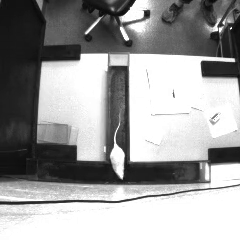
#> input picture frame 100 of Capstone-App/DLC Trained Model/videos/P20221101_Video.mp4, 240 x 240 px
$ python cv2_app.py
#> lines starting #> are read from the running program, lines starting #| are printed output that depends on the picture; after the words box and inside, x2 and y2 are one past the last pixel; in counts of white or black regions, pixels touching at a corner belong together
import cv2


video_path = r'C:\Users\mbazi\Downloads\P20221101_Video.mp4'   # Replace with your video file path


# Initialize video capture
cap = cv2.VideoCapture(video_path)

# Background subtractor
fgbg = cv2.createBackgroundSubtractorMOG2()

trajectory = []  # To track the rodent's path

while cap.isOpened():
    ret, frame = cap.read()
#> frame is the input picture: shape (240, 240, 3); min 8, max 255, mean 157.2
    if not ret:
        break

    # Pre-process the frame
    gray = cv2.cvtColor(frame, cv2.COLOR_BGR2GRAY)
    blurred = cv2.GaussianBlur(gray, (5, 5), 0)
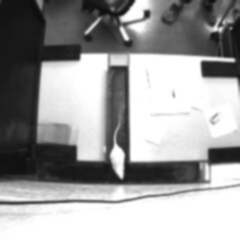
#> blurred: shape (240, 240); min 12, max 255, mean 157.2
    fgmask = fgbg.apply(blurred)
#> fgmask: shape (240, 240); every value is 127

    # Noise removal
    kernel = cv2.getStructuringElement(cv2.MORPH_ELLIPSE, (5, 5))
    fgmask = cv2.morphologyEx(fgmask, cv2.MORPH_OPEN, kernel)

    # Find contours
    contours, _ = cv2.findContours(fgmask, cv2.RETR_EXTERNAL, cv2.CHAIN_APPROX_SIMPLE)
#> contours = [[[0, 0], [0, 239], [239, 239], [239, 0]]]

    for cnt in contours:
        if cv2.contourArea(cnt) > 500:  # Ignore small objects
            x, y, w, h = cv2.boundingRect(cnt)
            cx, cy = x + w // 2, y + h // 2  # Centroid
            trajectory.append((cx, cy))

            # Draw bounding box and centroid
            cv2.rectangle(frame, (x, y), (x + w, y + h), (0, 255, 0), 2)
#> this loop made 1 pass
#> (cnt, x, y, w, h, cx, cy) on pass 1: ([[0, 0], [0, 239], [239, 239], [239, 0]], 0, 0, 240, 240, 120, 120)
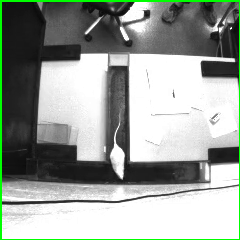
#> frame: shape (240, 240, 3); 2.48% of pixels changed, all inside (x1, y1, x2, y2) = (0, 0, 240, 240)
#> after the loop, trajectory = [(120, 120)]

    # Draw trajectory
    # for i in range(1, len(trajectory)):
    #     cv2.line(frame, trajectory[i - 1], trajectory[i], (255, 0, 0), 2)

    # Show frame
    cv2.imshow('Rodent Tracker', frame)

    if cv2.waitKey(1) & 0xFF == ord('q'):  # Exit on 'q'
#> (key q is pressed here)
        break

# Cleanup
cap.release()
cv2.destroyAllWindows()

$ run again, starting later in the video
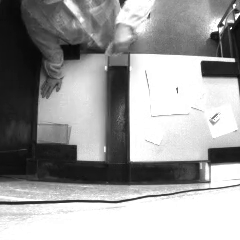
#> input picture frame 453 of Capstone-App/DLC Trained Model/videos/P20221101_Video.mp4, 240 x 240 px
#> frame is the input picture: shape (240, 240, 3); min 4, max 255, mean 156.2
#> `blurred = cv2.GaussianBlur(gray, (5, 5), 0)`:
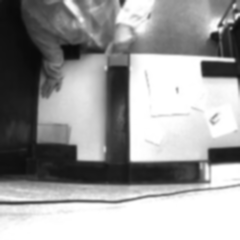
#> blurred: shape (240, 240); min 9, max 255, mean 156.2
#> fgmask: shape (240, 240); every value is 127
#> contours = [[[0, 0], [0, 239], [239, 239], [239, 0]]]
#> the loop `for cnt in contours:` made 1 pass
#> (cnt, x, y, w, h, cx, cy) on pass 1: ([[0, 0], [0, 239], [239, 239], [239, 0]], 0, 0, 240, 240, 120, 120)
#> after the loop `for cnt in contours:`:
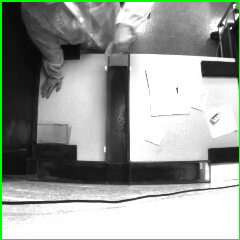
#> frame: shape (240, 240, 3); 2.48% of pixels changed, all inside (x1, y1, x2, y2) = (0, 0, 240, 240)
#> after the loop `for cnt in contours:`: trajectory = [(120, 120)]

$ run again, starting later in the video
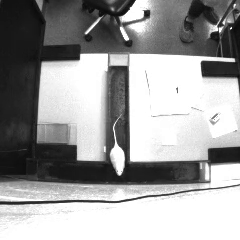
#> input picture frame 806 of Capstone-App/DLC Trained Model/videos/P20221101_Video.mp4, 240 x 240 px
#> frame is the input picture: shape (240, 240, 3); min 6, max 255, mean 157.1
#> `blurred = cv2.GaussianBlur(gray, (5, 5), 0)`:
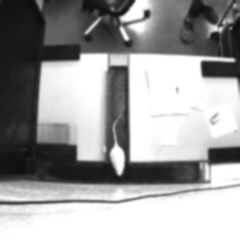
#> blurred: shape (240, 240); min 13, max 255, mean 157.1
#> fgmask: shape (240, 240); every value is 127
#> contours = [[[0, 0], [0, 239], [239, 239], [239, 0]]]
#> the loop `for cnt in contours:` made 1 pass
#> (cnt, x, y, w, h, cx, cy) on pass 1: ([[0, 0], [0, 239], [239, 239], [239, 0]], 0, 0, 240, 240, 120, 120)
#> after the loop `for cnt in contours:`:
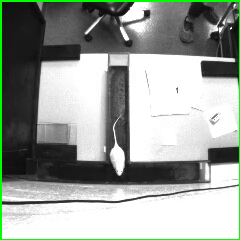
#> frame: shape (240, 240, 3); 2.48% of pixels changed, all inside (x1, y1, x2, y2) = (0, 0, 240, 240)
#> after the loop `for cnt in contours:`: trajectory = [(120, 120)]
